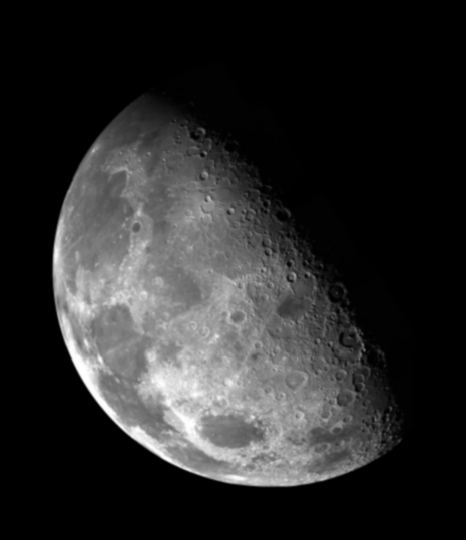
#> input picture digit_image_pocessing/Lab3/blurry_moon.tif, 466 x 540 px, found by its file name
$ python lab3_template_20220315152815.py
#> lines starting #> are read from the running program, lines starting #| are printed output that depends on the picture
'''
For use in Lab3

* 在写fft和ifft的时候，可以在空间上使用（-1）*（x+y）改变图像，也可以在频率域上做shift，使用numpy的fft模组
* 可以自由选择做不做padding
* 注意在读入图像后，进行运算前最好使用img/255做归一化
* 注意ifft后的数据类型是复数，显示前要转为实数
* 生成核函数的时候可以使用np.linspace()和np.meshgrid()先生成网格，再统一计算网格上的值
* 建议调试的时候画出kernel 函数的图像确认
* 交的作业不允许使用其他的import, 自己自由探索的时候可以随意。多对比不同包的处理效果。

'''
#%%
from telnetlib import IP
from matplotlib import image
import numpy as np
import matplotlib.pyplot as plt

def My_fft2d(img, shift=True):
    '''
    输入：
        img: 归一化后图像
        shift:
            bool type
            if 'False': no shifting operation

    输出：
        img_fft: img的2d fourier 变换后结果
    '''
    img_fft = np.fft.fft2(img)
    if shift:
        img_fft = np.fft.fftshift(img_fft)

    return img_fft

def My_ifft2d(img_fft, shift=True):
    '''
    输入：
        img_fft: fft 后图像
        shift:
            bool type
            if 'False': no shifting operation

    输出：
        img_rec: fft 反变换后重建图像
    '''
    if shift:
        img_fft = np.fft.fftshift(img_fft)
    img_rec = np.fft.ifft2(img_fft)


    return img_rec

#Q1, 使用translated_rectangle.tif, 一行两列，左：原图， 右：Fourier 谱图
# [119 lines left out: functions question1, question2, question3, not called in this run]

# #Q4, 使用blurry_moon.tif, 一行两列：原图，增强后图
def question4(image_input):
    img = plt.imread(image_input)
#> img is the input picture: shape (540, 466); min 0, max 254, mean 42.7
    h,w = img.shape
#> h = 540; w = 466
    center = h/2,w/2
#> center = (270, 233)
    u_grid =  np.linspace(0,h-1,h)
#> u_grid = 540 values from 0 to 539
    v_grid = np.linspace(0,w-1,w)
#> v_grid = 466 values from 0 to 465
    grid = np.meshgrid(v_grid,u_grid)
    Distance = np.sqrt((grid[1]-center[0])**2 + (grid[0]-center[1])**2)            # 表示各个点到中心点的距离

    H = -4*np.pi**2*Distance**2
    fimg = My_fft2d(img)
    lpimg = My_ifft2d(H*fimg)
    img1 = img - np.real(lpimg)
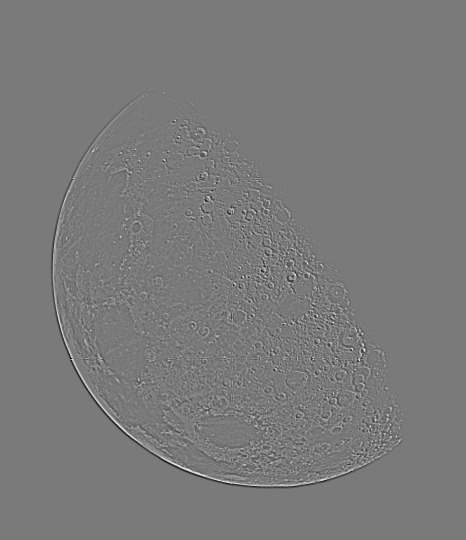
#> img1: shape (540, 466) float64; min -29507427.4, max 31927087.1, mean 42.7; drawn with min black and max white


    plt.figure()
    plt.subplot(1,2,1)
    plt.imshow(img , cmap='gray') # 原图
    plt.subplot(1,2,2)
    plt.imshow(img1 , cmap='gray') # 增强后图

    plt.show(block=False)
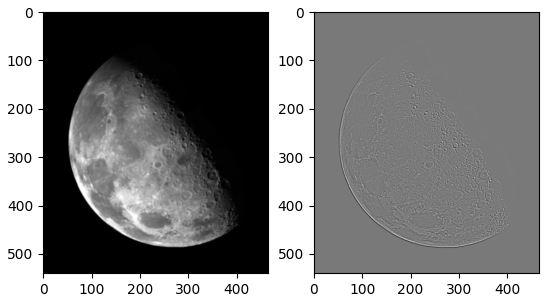
#> figure drawn by matplotlib, 2 panels
    plt.pause(3)
    plt.close()

# [14 lines of commented-out code are left out]


if __name__ == '__main__':
    # [7 lines of commented-out code are left out]
    img = r"digit_image_pocessing\Lab3\blurry_moon.tif"
    question4(img)


    pass
